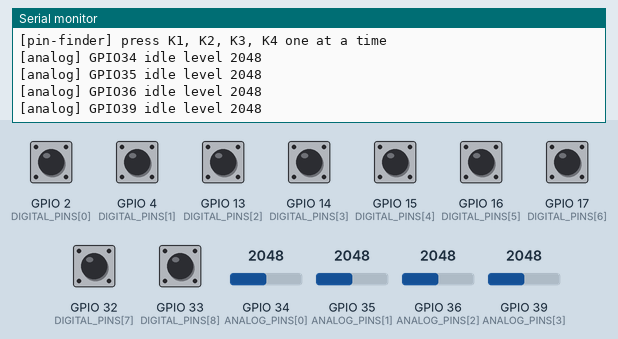
Recording of a sketch running on a simulated ESP32. On the bench: the last lines printed to the serial monitor. The test bench sets the inputs (shaded band); at power-on: GPIO 2 (DIGITAL_PINS[0]), GPIO 4 (DIGITAL_PINS[1]), GPIO 13 (DIGITAL_PINS[2]), GPIO 14 (DIGITAL_PINS[3]), GPIO 15 (DIGITAL_PINS[4]), GPIO 16 (DIGITAL_PINS[5]), GPIO 17 (DIGITAL_PINS[6]), GPIO 32 (DIGITAL_PINS[7]), GPIO 33 (DIGITAL_PINS[8]) HIGH, GPIO 34 (ANALOG_PINS[0]) = 2048, GPIO 35 (ANALOG_PINS[1]) = 2048, GPIO 36 (ANALOG_PINS[2]) = 2048, GPIO 39 (ANALOG_PINS[3]) = 2048.

Above: at 1.5 s.
1.6 s: GPIO 34 (ANALOG_PINS[0]) set to 2866
At 2.1 s:
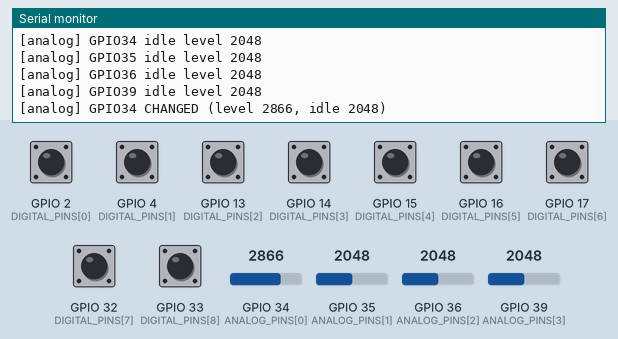
3.1 s: GPIO 2 (DIGITAL_PINS[0]) pulled LOW for 0.15 s
At 3.9 s:
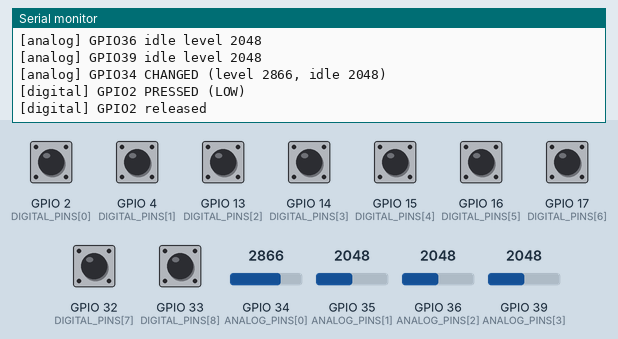
4.7 s: GPIO 35 (ANALOG_PINS[1]) set to 2866
At 5.8 s:
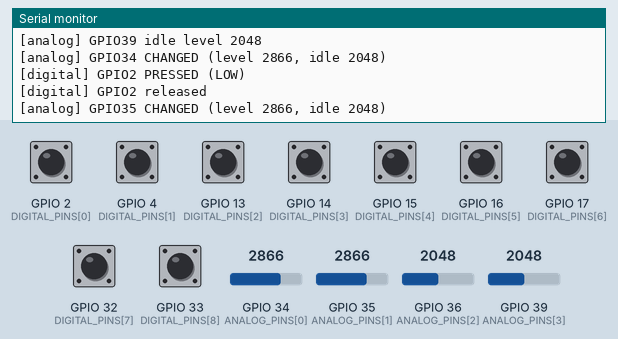
6.2 s: GPIO 36 (ANALOG_PINS[2]) set to 2866
At 6.9 s:
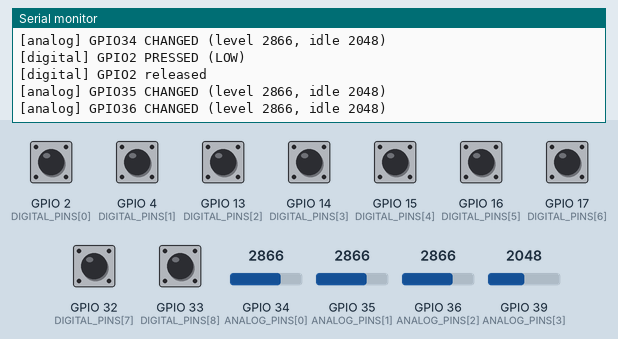
7.7 s: GPIO 39 (ANALOG_PINS[3]) set to 2866
At 8.2 s:
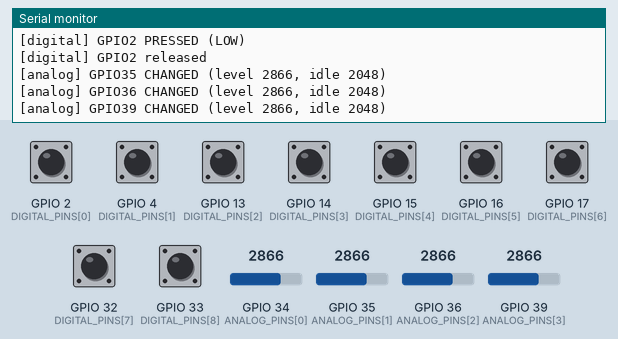
9.2 s: GPIO 4 (DIGITAL_PINS[1]) pulled LOW for 0.15 s
At 9.35 s:
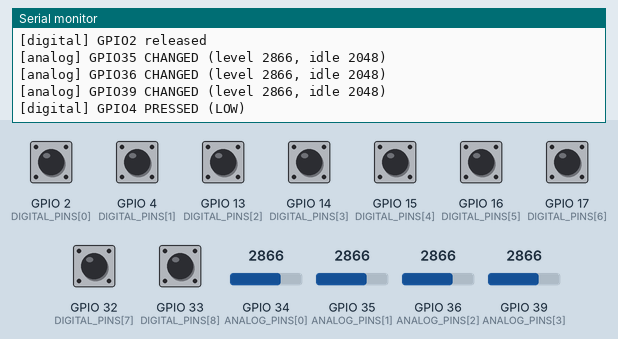

The sketch:

pin-finder.ino
```cpp
// pin-finder.ino -- throwaway diagnostic for the Lord of Gyms RFID reader.
//
// Press each keypad button (K1..K4) one at a time and read the Serial monitor
// (115200 baud): it prints which GPIO went LOW, or, for the input-only/ADC pins,
// which pin's analog reading jumped. Use the result to fill BTN_K1_PIN ..
// BTN_K4_PIN in config.h. If all four keys show up on ONE ADC pin with
// different values, the keypad is a resistor ladder (see README).
//
// Pins already used by the reader (RC522, I2C, buzzer, relay) are not scanned:
// 5, 18, 19, 21, 22, 23, 25, 26, 27. Strapping pins 0 and 12 are skipped too.

#include <Arduino.h>

// Digital candidates, read with the internal pull-up (button to GND = LOW).
const uint8_t DIGITAL_PINS[] = { 2, 4, 13, 14, 15, 16, 17, 32, 33 };
// Input-only pins: no internal pull-up, so judged by analog level changes.
const uint8_t ANALOG_PINS[] = { 34, 35, 36, 39 };

const uint8_t N_DIGITAL = sizeof(DIGITAL_PINS) / sizeof(DIGITAL_PINS[0]);
const uint8_t N_ANALOG = sizeof(ANALOG_PINS) / sizeof(ANALOG_PINS[0]);

bool lastLow[sizeof(DIGITAL_PINS)];
int baseline[sizeof(ANALOG_PINS)];
bool analogActive[sizeof(ANALOG_PINS)];

int readAvg(uint8_t pin) {
  long sum = 0;
  for (int i = 0; i < 8; i++) sum += analogRead(pin);
  return (int)(sum / 8);
}

void setup() {
  Serial.begin(115200);
  delay(300);
  Serial.println();
  Serial.println("[pin-finder] press K1, K2, K3, K4 one at a time");

  for (uint8_t i = 0; i < N_DIGITAL; i++) {
    pinMode(DIGITAL_PINS[i], INPUT_PULLUP);
    lastLow[i] = false;
  }
  for (uint8_t i = 0; i < N_ANALOG; i++) {
    pinMode(ANALOG_PINS[i], INPUT);
    baseline[i] = readAvg(ANALOG_PINS[i]);
    analogActive[i] = false;
    Serial.printf("[analog] GPIO%u idle level %d\n", ANALOG_PINS[i], baseline[i]);
  }
}

void loop() {
  for (uint8_t i = 0; i < N_DIGITAL; i++) {
    bool low = digitalRead(DIGITAL_PINS[i]) == LOW;
    if (low != lastLow[i]) {
      delay(15);  // debounce
      low = digitalRead(DIGITAL_PINS[i]) == LOW;
      if (low != lastLow[i]) {
        lastLow[i] = low;
        Serial.printf("[digital] GPIO%u %s\n", DIGITAL_PINS[i], low ? "PRESSED (LOW)" : "released");
      }
    }
  }

  for (uint8_t i = 0; i < N_ANALOG; i++) {
    int v = readAvg(ANALOG_PINS[i]);
    bool moved = abs(v - baseline[i]) > 600;
    if (moved != analogActive[i]) {
      delay(15);
      v = readAvg(ANALOG_PINS[i]);
      moved = abs(v - baseline[i]) > 600;
      if (moved != analogActive[i]) {
        analogActive[i] = moved;
        Serial.printf("[analog] GPIO%u %s (level %d, idle %d)\n", ANALOG_PINS[i],
                      moved ? "CHANGED" : "back to idle", v, baseline[i]);
      }
    }
  }
  delay(5);
}
```

Measured:
- after the input at 1.6 s, the serial monitor: prints a new line at once (image 1)
- after the input at 3.1 s, the serial monitor: prints a new line at once (image 2)
- after the input at 4.7 s, the serial monitor: prints a new line at once (image 3)
- after the input at 6.2 s, the serial monitor: prints a new line at once (image 4)
- after the input at 7.7 s, the serial monitor: prints a new line at once (image 5)
- after the input at 9.2 s, the serial monitor: prints a new line at once (image 6)
